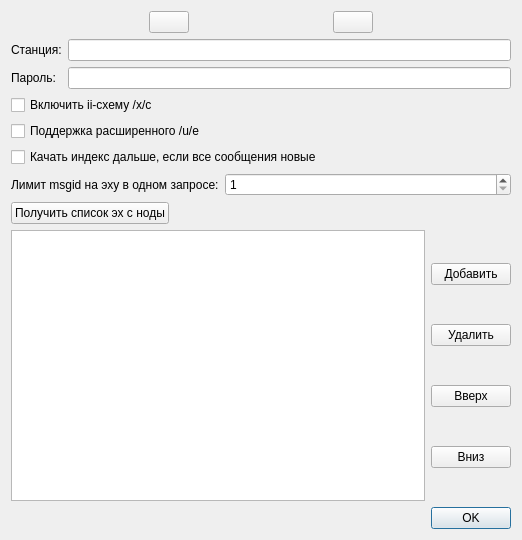
<?xml version="1.0" encoding="UTF-8"?>
<ui version="4.0">
 <class>Dialog</class>
 <widget class="QDialog" name="Dialog">
  <property name="windowModality">
   <enum>Qt::WindowModal</enum>
  </property>
  <property name="geometry">
   <rect>
    <x>0</x>
    <y>0</y>
    <width>522</width>
    <height>540</height>
   </rect>
  </property>
  <property name="windowTitle">
   <string>Настройка станций</string>
  </property>
  <layout class="QVBoxLayout" name="verticalLayout">
   <item>
    <layout class="QHBoxLayout" name="horizontalLayout">
     <item>
      <widget class="QPushButton" name="addTabButton">
       <property name="maximumSize">
        <size>
         <width>40</width>
         <height>16777215</height>
        </size>
       </property>
       <property name="toolTip">
        <string>Новая станция</string>
       </property>
       <property name="icon">
        <iconset>
         <normaloff>../artwork/filenew.svg</normaloff>../artwork/filenew.svg</iconset>
       </property>
      </widget>
     </item>
     <item>
      <widget class="QPushButton" name="deleteTabButton">
       <property name="maximumSize">
        <size>
         <width>40</width>
         <height>16777215</height>
        </size>
       </property>
       <property name="toolTip">
        <string>Удалить станцию</string>
       </property>
       <property name="icon">
        <iconset>
         <normaloff>../artwork/remove.svg</normaloff>../artwork/remove.svg</iconset>
       </property>
      </widget>
     </item>
    </layout>
   </item>
   <item>
    <widget class="QWidget" name="widget" native="true">
     <layout class="QVBoxLayout" name="verticalLayout_2">
      <property name="leftMargin">
       <number>0</number>
      </property>
      <property name="topMargin">
       <number>0</number>
      </property>
      <property name="rightMargin">
       <number>0</number>
      </property>
      <property name="bottomMargin">
       <number>0</number>
      </property>
      <item>
       <layout class="QFormLayout" name="formLayout">
        <item row="2" column="0">
         <widget class="QLabel" name="label">
          <property name="text">
           <string>Станция:</string>
          </property>
         </widget>
        </item>
        <item row="2" column="1">
         <widget class="QLineEdit" name="lineEdit"/>
        </item>
        <item row="3" column="0">
         <widget class="QLabel" name="label_2">
          <property name="text">
           <string>Пароль:</string>
          </property>
         </widget>
        </item>
        <item row="3" column="1">
         <widget class="QLineEdit" name="lineEdit_2">
          <property name="echoMode">
           <enum>QLineEdit::Password</enum>
          </property>
         </widget>
        </item>
       </layout>
      </item>
      <item>
       <widget class="QCheckBox" name="checkBox">
        <property name="toolTip">
         <string>&lt;html&gt;&lt;head/&gt;&lt;body&gt;&lt;p&gt;Эта схема позволяет экономить трафик по количеству сообщений. То есть если в эху никто не написал, то лишние запросы не производятся.&lt;/p&gt;&lt;/body&gt;&lt;/html&gt;</string>
        </property>
        <property name="layoutDirection">
         <enum>Qt::LeftToRight</enum>
        </property>
        <property name="text">
         <string>Включить ii-схему /x/c</string>
        </property>
       </widget>
      </item>
      <item>
       <widget class="QCheckBox" name="checkBox_2">
        <property name="toolTip">
         <string>&lt;html&gt;&lt;head/&gt;&lt;body&gt;&lt;p&gt;На новых станциях позволяет экономить трафик, используя скачивание лишь последних N сообщений индекса.&lt;/p&gt;&lt;/body&gt;&lt;/html&gt;</string>
        </property>
        <property name="text">
         <string>Поддержка расширенного /u/e</string>
        </property>
       </widget>
      </item>
      <item>
       <widget class="QCheckBox" name="checkBox_3">
        <property name="toolTip">
         <string>&lt;html&gt;&lt;head/&gt;&lt;body&gt;&lt;p&gt;&lt;span style=&quot; font-weight:600;&quot;&gt;Внимание: &lt;/span&gt;если вы скачиваете эху в первый раз, то при включении этой штуки она скачается полностью!&lt;/p&gt;&lt;/body&gt;&lt;/html&gt;</string>
        </property>
        <property name="text">
         <string>Качать индекс дальше, если все сообщения новые</string>
        </property>
       </widget>
      </item>
      <item>
       <layout class="QFormLayout" name="formLayout_2">
        <item row="0" column="0">
         <widget class="QLabel" name="label_3">
          <property name="text">
           <string>Лимит msgid на эху в одном запросе:</string>
          </property>
         </widget>
        </item>
        <item row="0" column="1">
         <widget class="QSpinBox" name="spinBox">
          <property name="minimum">
           <number>1</number>
          </property>
          <property name="maximum">
           <number>40000</number>
          </property>
         </widget>
        </item>
        <item row="1" column="0">
         <widget class="QPushButton" name="pushButton_5">
          <property name="text">
           <string>Получить список эх с ноды</string>
          </property>
         </widget>
        </item>
       </layout>
      </item>
      <item>
       <widget class="QFrame" name="frame_2">
        <property name="frameShape">
         <enum>QFrame::NoFrame</enum>
        </property>
        <property name="frameShadow">
         <enum>QFrame::Raised</enum>
        </property>
        <layout class="QHBoxLayout" name="horizontalLayout_2">
         <property name="sizeConstraint">
          <enum>QLayout::SetMaximumSize</enum>
         </property>
         <property name="leftMargin">
          <number>0</number>
         </property>
         <property name="topMargin">
          <number>0</number>
         </property>
         <property name="rightMargin">
          <number>0</number>
         </property>
         <property name="bottomMargin">
          <number>0</number>
         </property>
         <item>
          <widget class="QListWidget" name="listWidget"/>
         </item>
         <item>
          <widget class="QFrame" name="frame_3">
           <property name="frameShape">
            <enum>QFrame::NoFrame</enum>
           </property>
           <property name="frameShadow">
            <enum>QFrame::Raised</enum>
           </property>
           <layout class="QVBoxLayout" name="verticalLayout_3">
            <property name="leftMargin">
             <number>0</number>
            </property>
            <property name="topMargin">
             <number>0</number>
            </property>
            <property name="rightMargin">
             <number>0</number>
            </property>
            <property name="bottomMargin">
             <number>0</number>
            </property>
            <item>
             <widget class="QPushButton" name="pushButton">
              <property name="text">
               <string>Добавить</string>
              </property>
             </widget>
            </item>
            <item>
             <widget class="QPushButton" name="pushButton_2">
              <property name="text">
               <string>Удалить</string>
              </property>
             </widget>
            </item>
            <item>
             <widget class="QPushButton" name="pushButton_3">
              <property name="text">
               <string>Вверх</string>
              </property>
             </widget>
            </item>
            <item>
             <widget class="QPushButton" name="pushButton_4">
              <property name="text">
               <string>Вниз</string>
              </property>
             </widget>
            </item>
           </layout>
          </widget>
         </item>
        </layout>
       </widget>
      </item>
     </layout>
    </widget>
   </item>
   <item>
    <widget class="QDialogButtonBox" name="buttonBox">
     <property name="orientation">
      <enum>Qt::Horizontal</enum>
     </property>
     <property name="standardButtons">
      <set>QDialogButtonBox::Ok</set>
     </property>
    </widget>
   </item>
  </layout>
 </widget>
 <resources/>
 <connections>
  <connection>
   <sender>buttonBox</sender>
   <signal>accepted()</signal>
   <receiver>Dialog</receiver>
   <slot>accept()</slot>
   <hints>
    <hint type="sourcelabel">
     <x>248</x>
     <y>254</y>
    </hint>
    <hint type="destinationlabel">
     <x>157</x>
     <y>274</y>
    </hint>
   </hints>
  </connection>
  <connection>
   <sender>checkBox_2</sender>
   <signal>toggled(bool)</signal>
   <receiver>checkBox_3</receiver>
   <slot>setEnabled(bool)</slot>
   <hints>
    <hint type="sourcelabel">
     <x>260</x>
     <y>170</y>
    </hint>
    <hint type="destinationlabel">
     <x>260</x>
     <y>201</y>
    </hint>
   </hints>
  </connection>
  <connection>
   <sender>checkBox_2</sender>
   <signal>toggled(bool)</signal>
   <receiver>spinBox</receiver>
   <slot>setEnabled(bool)</slot>
   <hints>
    <hint type="sourcelabel">
     <x>260</x>
     <y>170</y>
    </hint>
    <hint type="destinationlabel">
     <x>394</x>
     <y>234</y>
    </hint>
   </hints>
  </connection>
 </connections>
</ui>
